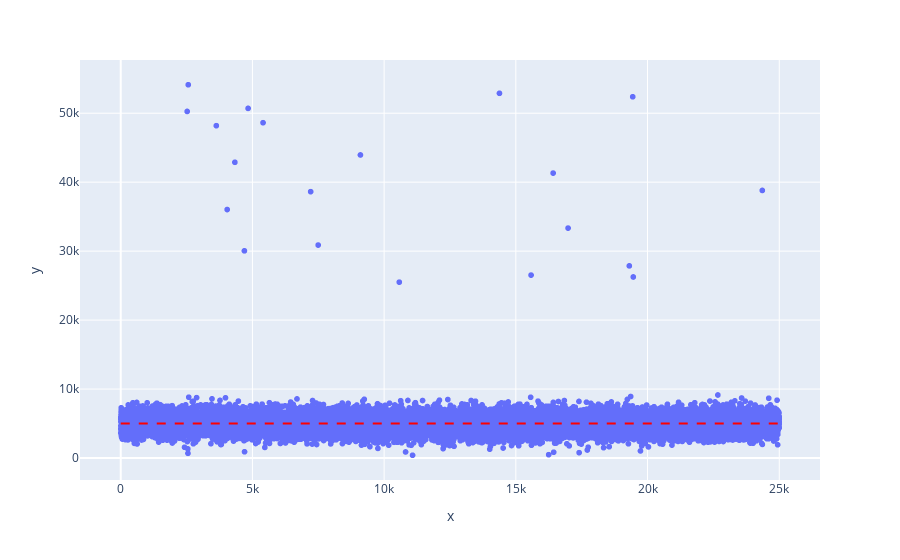

Notebook source saved alongside this figure:
### Code cell
import plotly.express as px
fig = px.scatter(x=data.ID, y=data.Transaccion)
mediana = data['Transaccion'].median()
fig.add_shape(
    type='line',
    x0=data['ID'].min(), x1=data['ID'].max(), 
    y0=mediana, y1=mediana,  
    line=dict(color='red', width=2, dash='dash'),  
    name='Mediana'
)
fig.show()

### Figure 1 — Plotly figure (JSON) as saved in the notebook; plotly's stock layout.template omitted (floating-point values rounded to 4 significant figures; data arrays with more than 128 entries replaced by an {"elided": "..."} marker saying what was removed)
{"data": [{"hovertemplate": "x=%{x}<br>y=%{y}<extra></extra>", "legendgroup": "", "marker": {"color": "#636efa", "symbol": "circle"}, "mode": "markers", "name": "", "showlegend": false, "type": "scattergl", "x": {"elided": "25000 int values"}, "xaxis": "x", "y": {"elided": "25000 float values"}, "yaxis": "y"}], "layout": {"legend": {"tracegroupgap": 0}, "margin": {"t": 60}, "shapes": [{"line": {"color": "red", "dash": "dash", "width": 2}, "name": "Mediana", "type": "line", "x0": 1, "x1": 25000, "y0": 5010.0, "y1": 5010.0}], "xaxis": {"anchor": "y", "domain": [0, 1], "title": {"text": "x"}}, "yaxis": {"anchor": "x", "domain": [0, 1], "title": {"text": "y"}}}}
